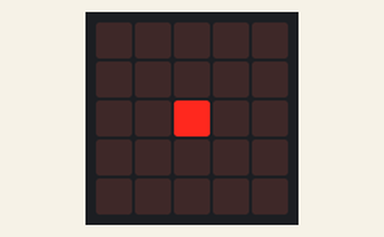
This program was run on a simulated BBC micro:bit (MakeCode). On the bench: the board's 5×5 LED display.

Above: at 0.1 s.
At 0.5 s:
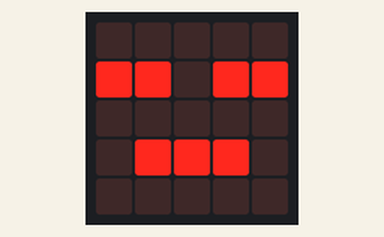
At 1.2 s:
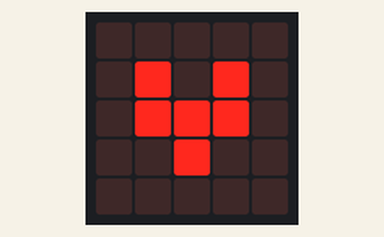

Measured:
- by itself, everything shown: repeats every 1.0 s, in 3 steps
- what the display in image 1 shows lasts 0.6 s, from 0.4 s to 1.0 s
- what the display in image 2 shows lasts 0.4 s, from 1.0 s to 1.4 s

The program:

main.ts
```typescript
basic.showLeds(`
    . . . . .
    . . . . .
    . . # . .
    . . . . .
    . . . . .
    `)
basic.showIcon(IconNames.Asleep)
basic.clearScreen()
basic.forever(function () {
    basic.showLeds(`
        . . . . .
        . # . # .
        . # # # .
        . . # . .
        . . . . .
        `)
    basic.showIcon(IconNames.Heart)
    basic.clearScreen()
})
```

test.ts
```typescript
// aquí va el archivo "tests"; esto no se compilará cuando este paquete se utilice como una extensión.
```
